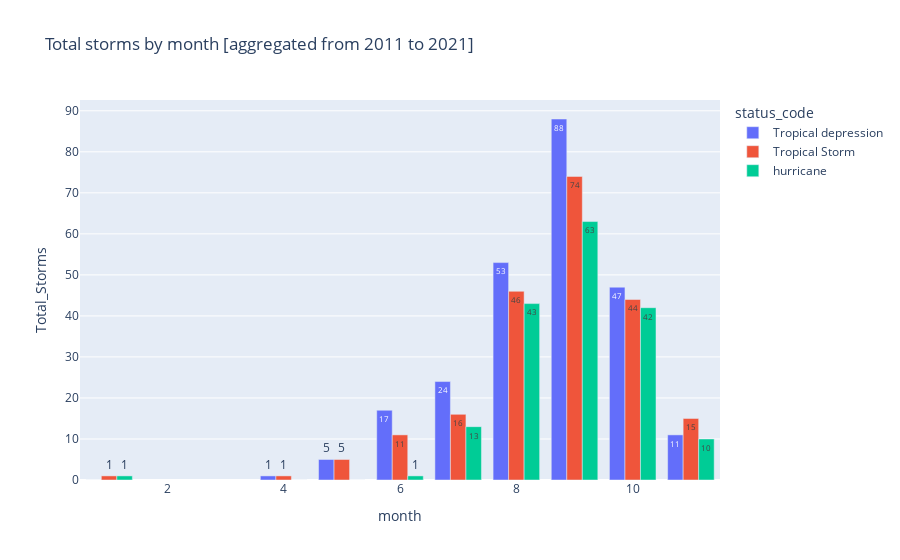

The code cell stored with this chart in its notebook:
### Code cell
#month_order = ['January','February','March','April', 'May', 'June', 'July', 'August', 'September', 'November', 'December']
month_order = [1,4,5,6,7,8,9,10,11]

df_plot_m = storms_uniq[['status_code','month','Total_Storms']].groupby(['status_code','month']).sum().reset_index()

df_plot_m = df_plot_m.set_index('month').loc[month_order].reset_index()

fig = px.bar(df_plot_m, x='month', y='Total_Storms', title= 'Total storms by month')

fig = px.bar(df_plot_m, x='month', y='Total_Storms', title= 'Total storms by month [aggregated from 2011 to 2021]', barmode='group',color='status_code',text_auto=True)

newnames = {'1':'Tropical depression', '2': 'Tropical Storm', '3': 'hurricane'}
fig.for_each_trace(lambda t: t.update(name = newnames[t.name],
                                      legendgroup = newnames[t.name],
                                      hovertemplate = t.hovertemplate.replace(t.name, newnames[t.name])))

fig.show()

### Figure 1 — Plotly figure (JSON) as saved in the notebook; plotly's stock layout.template omitted (floating-point values rounded to 4 significant figures)
{"data": [{"alignmentgroup": "True", "hovertemplate": "status_code=Tropical depression<br>month=%{x}<br>Total_Storms=%{y}<extra></extra>", "legendgroup": "Tropical depression", "marker": {"color": "#636efa", "pattern": {"shape": ""}}, "name": "Tropical depression", "offsetgroup": "1", "orientation": "v", "showlegend": true, "textposition": "auto", "texttemplate": "%{y}", "type": "bar", "x": [1, 4, 5, 6, 7, 8, 9, 10, 11], "xaxis": "x", "y": [0, 1, 5, 17, 24, 53, 88, 47, 11], "yaxis": "y"}, {"alignmentgroup": "True", "hovertemplate": "status_code=Tropical Storm<br>month=%{x}<br>Total_Storms=%{y}<extra></extra>", "legendgroup": "Tropical Storm", "marker": {"color": "#EF553B", "pattern": {"shape": ""}}, "name": "Tropical Storm", "offsetgroup": "2", "orientation": "v", "showlegend": true, "textposition": "auto", "texttemplate": "%{y}", "type": "bar", "x": [1, 4, 5, 6, 7, 8, 9, 10, 11], "xaxis": "x", "y": [1, 1, 5, 11, 16, 46, 74, 44, 15], "yaxis": "y"}, {"alignmentgroup": "True", "hovertemplate": "status_code=hurricane<br>month=%{x}<br>Total_Storms=%{y}<extra></extra>", "legendgroup": "hurricane", "marker": {"color": "#00cc96", "pattern": {"shape": ""}}, "name": "hurricane", "offsetgroup": "3", "orientation": "v", "showlegend": true, "textposition": "auto", "texttemplate": "%{y}", "type": "bar", "x": [1, 4, 5, 6, 7, 8, 9, 10, 11], "xaxis": "x", "y": [1, 0, 0, 1, 13, 43, 63, 42, 10], "yaxis": "y"}], "layout": {"autosize": true, "barmode": "group", "legend": {"title": {"text": "status_code"}, "tracegroupgap": 0}, "title": {"text": "Total storms by month [aggregated from 2011 to 2021]"}, "xaxis": {"anchor": "y", "autorange": true, "domain": [0, 1], "range": [0.5, 11.5], "title": {"text": "month"}, "type": "linear"}, "yaxis": {"anchor": "x", "autorange": true, "domain": [0, 1], "range": [0, 92.63], "title": {"text": "Total_Storms"}, "type": "linear"}}}
